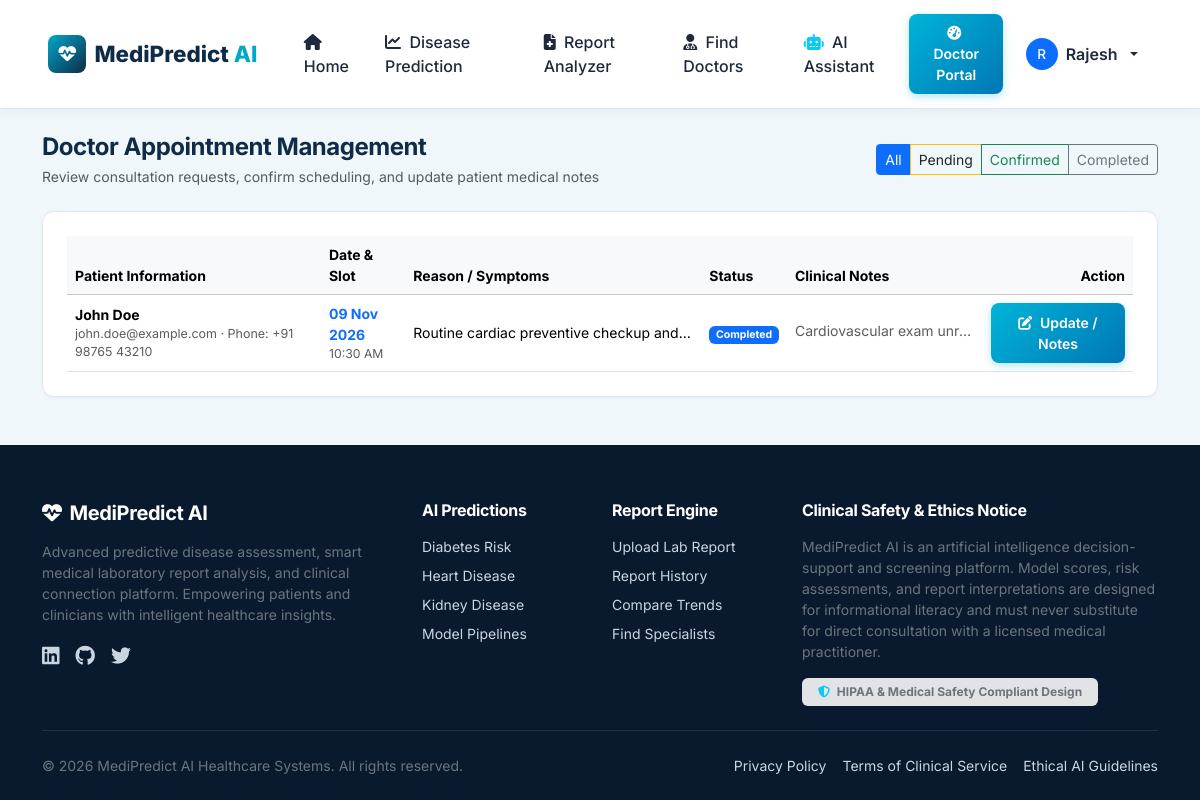
The app's page /appointments/doctor-manage/ (signed in) with its own data.
### core/models.py (models this page shows, shortened)
class CustomUser(AbstractUser):
    ROLE_CHOICES = (
        ('PATIENT', 'Patient'),
        ('DOCTOR', 'Doctor'),
        ('ADMIN', 'Administrator'),
    )
    role = models.CharField(max_length=15, choices=ROLE_CHOICES, default='PATIENT')
    phone = models.CharField(max_length=20, blank=True, null=True)
    date_of_birth = models.DateField(blank=True, null=True)
    gender = models.CharField(
        max_length=15,
        choices=[('Male', 'Male'), ('Female', 'Female'), ('Other', 'Other')],
        blank=True, null=True
    )
    profile_picture = models.ImageField(upload_to='avatars/', blank=True, null=True)
    created_at = models.DateTimeField(auto_now_add=True)
    updated_at = models.DateTimeField(auto_now=True)
    @property
    def is_patient(self):
        return self.role == 'PATIENT'
    @property
    def is_doctor(self):
        return self.role == 'DOCTOR'
    @property
    def is_platform_admin(self):
        return self.role == 'ADMIN' or self.is_superuser

### appointments/models.py (models this page shows, shortened)
class Appointment(models.Model):
    STATUS_CHOICES = [
        ('pending', 'Pending Confirmation'),
        ('confirmed', 'Confirmed'),
        ('completed', 'Completed'),
        ('cancelled', 'Cancelled'),
    ]
    TIME_SLOTS = [
        ('09:00 AM', '09:00 AM - 09:30 AM'),
        ('09:30 AM', '09:30 AM - 10:00 AM'),
        ('10:00 AM', '10:00 AM - 10:30 AM'),
        ('10:30 AM', '10:30 AM - 11:00 AM'),
        ('11:00 AM', '11:00 AM - 11:30 AM'),
        ('11:30 AM', '11:30 AM - 12:00 PM'),
        ('02:00 PM', '02:00 PM - 02:30 PM'),
        ('02:30 PM', '02:30 PM - 03:00 PM'),
        ('03:00 PM', '03:00 PM - 03:30 PM'),
        ('03:30 PM', '03:30 PM - 04:00 PM'),
        ('04:00 PM', '04:00 PM - 04:30 PM'),
        ('04:30 PM', '04:30 PM - 05:00 PM'),
    ]
    patient = models.ForeignKey(settings.AUTH_USER_MODEL, on_delete=models.CASCADE, related_name='appointments_as_patient')
    doctor = models.ForeignKey(DoctorProfile, on_delete=models.CASCADE, related_name='appointments_as_doctor')
    appointment_date = models.DateField(default=timezone.now)
    time_slot = models.CharField(max_length=20, choices=TIME_SLOTS, default='10:00 AM')
    symptoms_reason = models.TextField(help_text="Reason for consultation or description of symptoms")
    status = models.CharField(max_length=20, choices=STATUS_CHOICES, default='pending')
    doctor_notes = models.TextField(blank=True, null=True, help_text="Doctor clinical observations or consultation summary")
    created_at = models.DateTimeField(auto_now_add=True)
    updated_at = models.DateTimeField(auto_now=True)
    class Meta:
        ordering = ['-appointment_date', 'time_slot']

### appointments/views.py (the view)
# urls.py: path('doctor-manage/', views.doctor_manage_appointments, name='doctor_manage'),
@login_required
def doctor_manage_appointments(request):
    if not request.user.is_doctor or not hasattr(request.user, 'doctor_profile'):
        messages.error(request, "Access restricted to registered healthcare professionals.")
        return redirect('core:home')
    doctor = request.user.doctor_profile
    status_filter = request.GET.get('status', '')
    appointments = Appointment.objects.filter(doctor=doctor).select_related('patient')
    if status_filter:
        appointments = appointments.filter(status=status_filter)
    return render(request, 'appointments/doctor_appointments.html', {
        'doctor': doctor,
        'appointments': appointments,
        'status_filter': status_filter
    })

### templates/appointments/doctor_appointments.html (shortened to what this page needs)
{% extends 'base.html' %}
{% block content %}
<div class="container py-4">
    <div class="d-flex justify-content-between align-items-center mb-4">
        <div>
            <h4 class="fw-bold mb-1">Doctor Appointment Management</h4>
            <p class="text-muted small mb-0">Review consultation requests, confirm scheduling, and update patient medical notes</p>
        </div>
        <div class="btn-group btn-group-sm">
            <a href="{% url 'appointments:doctor_manage' %}" class="btn {% if not status_filter %}btn-primary{% else %}btn-outline-primary{% endif %}">All</a>
            <a href="{% url 'appointments:doctor_manage' %}?status=pending" class="btn {% if status_filter == 'pending' %}btn-warning{% else %}btn-outline-warning text-dark{% endif %}">Pending</a>
            <a href="{% url 'appointments:doctor_manage' %}?status=confirmed" class="btn {% if status_filter == 'confirmed' %}btn-success{% else %}btn-outline-success{% endif %}">Confirmed</a>
            <a href="{% url 'appointments:doctor_manage' %}?status=completed" class="btn {% if status_filter == 'completed' %}btn-secondary{% else %}btn-outline-secondary{% endif %}">Completed</a>
        </div>
    </div>
    <div class="card card-medi p-4">
        {% if appointments %}
            <div class="table-responsive">
                <table class="table table-hover align-middle mb-0">
                    <thead class="table-light small">
                        <tr>
                            <th>Patient Information</th>
                            <th>Date & Slot</th>
                            <th>Reason / Symptoms</th>
                            <th>Status</th>
                            <th>Clinical Notes</th>
                            <th class="text-end">Action</th>
                        </tr>
                    </thead>
                    <tbody class="small">
                        {% for a in appointments %}
                            <tr>
                                <td>
                                    <div class="fw-bold">{{ a.patient.get_full_name|default:a.patient.username }}</div>
                                    <div class="text-muted" style="font-size: 0.78rem;">{{ a.patient.email }} · Phone: {{ a.patient.phone|default:'--' }}</div>
                                </td>
                                <td>
                                    <div class="fw-bold text-primary">{{ a.appointment_date|date:"d M Y" }}</div>
                                    <div class="text-muted small">{{ a.time_slot }}</div>
                                </td>
                                <td>
                                    <div class="text-truncate" style="max-width: 280px;" title="{{ a.symptoms_reason }}">{{ a.symptoms_reason }}</div>
                                </td>
                                <td>
                                    {% if a.status == 'confirmed' %}
                                        <span class="badge bg-success">Confirmed</span>
                                    {% elif a.status == 'pending' %}
                                        <span class="badge bg-warning text-dark">Pending</span>
                                    {% elif a.status == 'completed' %}
                                        <span class="badge bg-primary">Completed</span>
                                    {% else %}
                                        <span class="badge bg-danger">Cancelled</span>
                                    {% endif %}
                                </td>
                                <td style="max-width: 200px;">
                                    <span class="text-muted text-truncate d-inline-block" style="max-width: 180px;">{{ a.doctor_notes|default:'None' }}</span>
                                </td>
                                <td class="text-end">
                                    <a href="{% url 'appointments:update_status' a.pk %}" class="btn btn-cyan btn-sm">
                                        <i class="fa-solid fa-pen-to-square me-1"></i> Update / Notes
                                    </a>
                                </td>
                            </tr>
                        {% endfor %}
                    </tbody>
                </table>
            </div>
        {% else %}
            <div class="text-center py-5 text-muted">
                <i class="fa-solid fa-calendar-check fs-1 mb-3 opacity-50"></i>
                <h5>No Appointments Found</h5>
                <p class="small mb-0">No patient bookings match this filter.</p>
            </div>
        {% endif %}
    </div>
</div>
{% endblock %}

### templates/base.html (shortened to what this page needs)
<!DOCTYPE html>
<html lang="en">
<head>
    <link href="https://cdn.jsdelivr.net/npm/bootstrap@5.3.3/dist/css/bootstrap.min.css" rel="stylesheet">
    <link rel="stylesheet" href="https://cdnjs.cloudflare.com/ajax/libs/font-awesome/6.5.1/css/all.min.css">
    <link rel="stylesheet" href="https://unpkg.com/leaflet@1.9.4/dist/leaflet.css" />
    <link rel="stylesheet" href="/static/css/medipredict.css">
</head>
<body>
    <nav class="navbar navbar-expand-lg navbar-medipredict sticky-top">
        <div class="container-fluid px-lg-4">
            <a class="navbar-brand" href="{% url 'core:home' %}">
                <span class="brand-badge"><i class="fa-solid fa-heart-pulse"></i></span>
                <span>MediPredict <span style="color: var(--cyan-accent);">AI</span></span>
            </a>
            <div class="collapse navbar-collapse" id="navContent">
                <ul class="navbar-nav me-auto mb-2 mb-lg-0 ms-lg-3">
                    <li class="nav-item">
                        <a class="nav-link" href="{% url 'core:home' %}"><i class="fa-solid fa-house me-1"></i> Home</a>
                    </li>
                    <li class="nav-item">
                        <a class="nav-link" href="{% url 'predictions:home' %}"><i class="fa-solid fa-chart-line me-1"></i> Disease Prediction</a>
                    </li>
                    <li class="nav-item">
                        <a class="nav-link" href="{% url 'reports:upload' %}"><i class="fa-solid fa-file-medical me-1"></i> Report Analyzer</a>
                    </li>
                    <li class="nav-item">
                        <a class="nav-link" href="{% url 'appointments:find_doctors' %}"><i class="fa-solid fa-user-doctor me-1"></i> Find Doctors</a>
                    </li>
                    {% if user.is_authenticated %}
                        <li class="nav-item">
                            <a class="nav-link" href="{% url 'assistant:chat' %}"><i class="fa-solid fa-robot me-1 text-info"></i> AI Assistant</a>
                        </li>
                    {% endif %}
                </ul>
                <ul class="navbar-nav ms-auto align-items-center gap-2">
                    {% if user.is_authenticated %}
                        <li class="nav-item">
                            <a href="{% url 'core:dashboard_redirect' %}" class="btn btn-sm btn-cyan">
                                <i class="fa-solid fa-gauge-high me-1"></i>
                                {% if user.is_platform_admin %}Admin Dashboard
                                {% elif user.is_doctor %}Doctor Portal
                                {% else %}Patient Portal
                                {% endif %}
                            </a>
                        </li>
                        <li class="nav-item dropdown">
                            <a class="nav-link dropdown-toggle d-flex align-items-center gap-2" href="#" role="button" data-bs-toggle="dropdown">
                                <div class="rounded-circle bg-primary text-white d-flex align-items-center justify-content-center" style="width: 32px; height: 32px; font-size: 0.85rem;">
                                    {{ user.first_name|first|default:user.username|first|upper }}
                                </div>
                                <span class="d-none d-md-inline fw-semibold">{{ user.first_name|default:user.username }}</span>
                            </a>
                        </li>
                    {% endif %}
                </ul>
            </div>
        </div>
    </nav>
    <main class="flex-grow-1">
        {% block content %}{% endblock %}
    </main>
    <footer class="footer-medipredict">
        <div class="container">
            <div class="row g-4">
                <div class="col-lg-4 col-md-6">
                    <h5 class="text-white mb-3 d-flex align-items-center gap-2">
                        <span class="brand-badge"><i class="fa-solid fa-heart-pulse"></i></span>
                        MediPredict AI
                    </h5>
                    <p class="small text-secondary">
                        Advanced predictive disease assessment, smart medical laboratory report analysis, and clinical connection platform. Empowering patients and clinicians with intelligent healthcare insights.
                    </p>
                    <div class="d-flex gap-3 text-secondary fs-5 mt-3">
                        <a href="#"><i class="fa-brands fa-linkedin"></i></a>
                        <a href="#"><i class="fa-brands fa-github"></i></a>
                        <a href="#"><i class="fa-brands fa-twitter"></i></a>
                    </div>
                </div>
                <div class="col-lg-2 col-md-3 col-6">
                    <h6 class="text-white mb-3">AI Predictions</h6>
                    <ul class="list-unstyled small">
                        <li class="mb-2"><a href="{% url 'predictions:diabetes' %}">Diabetes Risk</a></li>
                        <li class="mb-2"><a href="{% url 'predictions:heart' %}">Heart Disease</a></li>
                        <li class="mb-2"><a href="{% url 'predictions:kidney' %}">Kidney Disease</a></li>
                        <li class="mb-2"><a href="{% url 'predictions:home' %}">Model Pipelines</a></li>
                    </ul>
                </div>
                <div class="col-lg-2 col-md-3 col-6">
                    <h6 class="text-white mb-3">Report Engine</h6>
                    <ul class="list-unstyled small">
                        <li class="mb-2"><a href="{% url 'reports:upload' %}">Upload Lab Report</a></li>
                        <li class="mb-2"><a href="{% url 'reports:history' %}">Report History</a></li>
                        <li class="mb-2"><a href="{% url 'reports:compare' %}">Compare Trends</a></li>
                        <li class="mb-2"><a href="{% url 'appointments:find_doctors' %}">Find Specialists</a></li>
                    </ul>
                </div>
                <div class="col-lg-4 col-md-12">
                    <h6 class="text-white mb-3">Clinical Safety & Ethics Notice</h6>
                    <p class="small text-secondary">
                        MediPredict AI is an artificial intelligence decision-support and screening platform. Model scores, risk assessments, and report interpretations are designed for informational literacy and must never substitute for direct consultation with a licensed medical practitioner.
                    </p>
                    <span class="badge bg-secondary-subtle text-secondary small py-2 px-3">
                        <i class="fa-solid fa-shield-halved text-info me-1"></i> HIPAA & Medical Safety Compliant Design
                    </span>
                </div>
            </div>
            <hr class="border-secondary my-4">
            <div class="d-flex flex-column flex-sm-row justify-content-between align-items-center small text-secondary">
                <div>© 2026 MediPredict AI Healthcare Systems. All rights reserved.</div>
                <div class="d-flex gap-3 mt-2 mt-sm-0">
                    <a href="#">Privacy Policy</a>
                    <a href="#">Terms of Clinical Service</a>
                    <a href="#">Ethical AI Guidelines</a>
                </div>
            </div>
        </div>
    </footer>
</body>
</html>

### records on screen
CustomUser: first_name|first "R", first_name "Rajesh"
Appointment: patient.get_full_name "John Doe", patient.email "john.doe@example.com", patient.phone "+91 98765 43210", appointment_date "09 Nov 2026", time_slot "10:30 AM", symptoms_reason "Routine cardiac preventive checkup and…", status "Completed", doctor_notes "Cardiovascular exam unr…"
